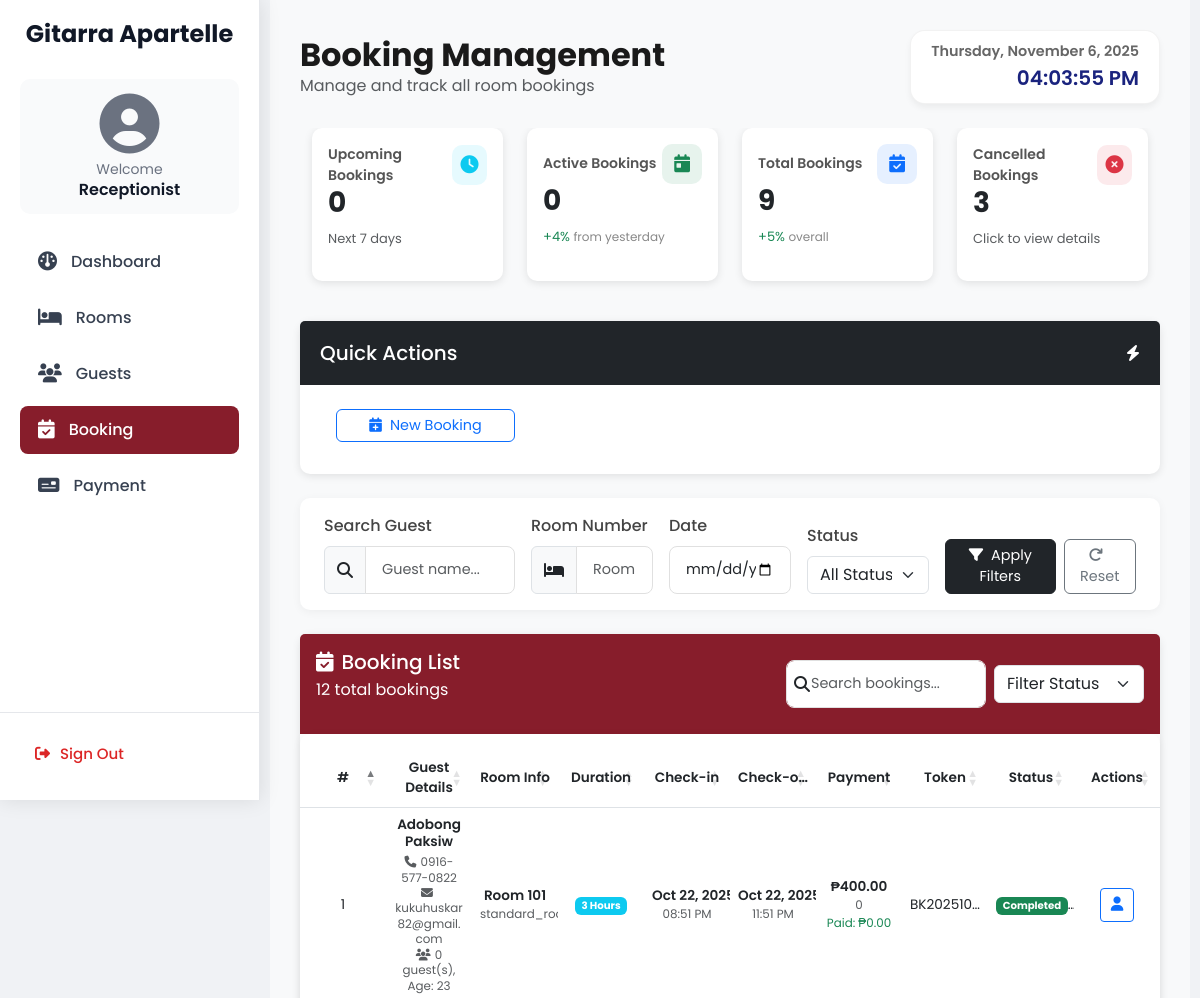
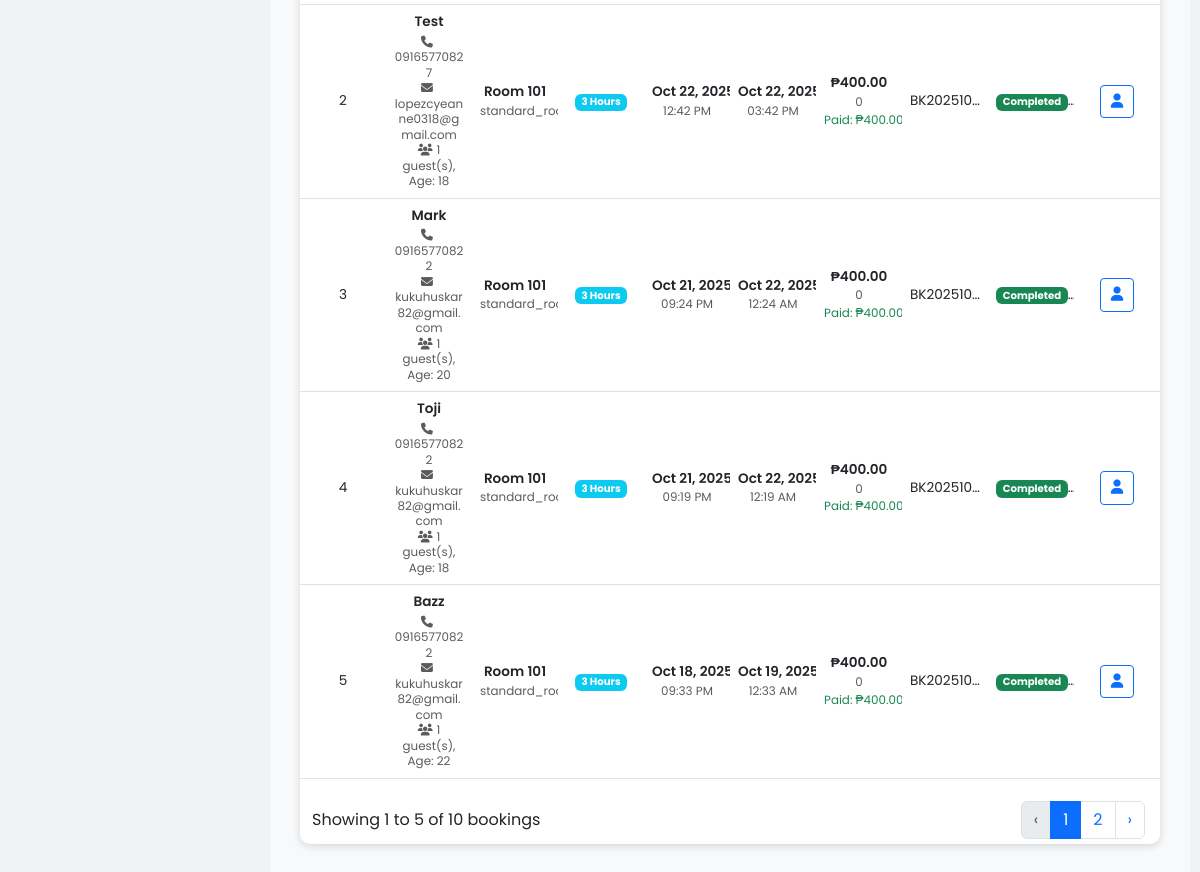
The app's page /receptionist-booking.php, older data (2 pictures, top to bottom).
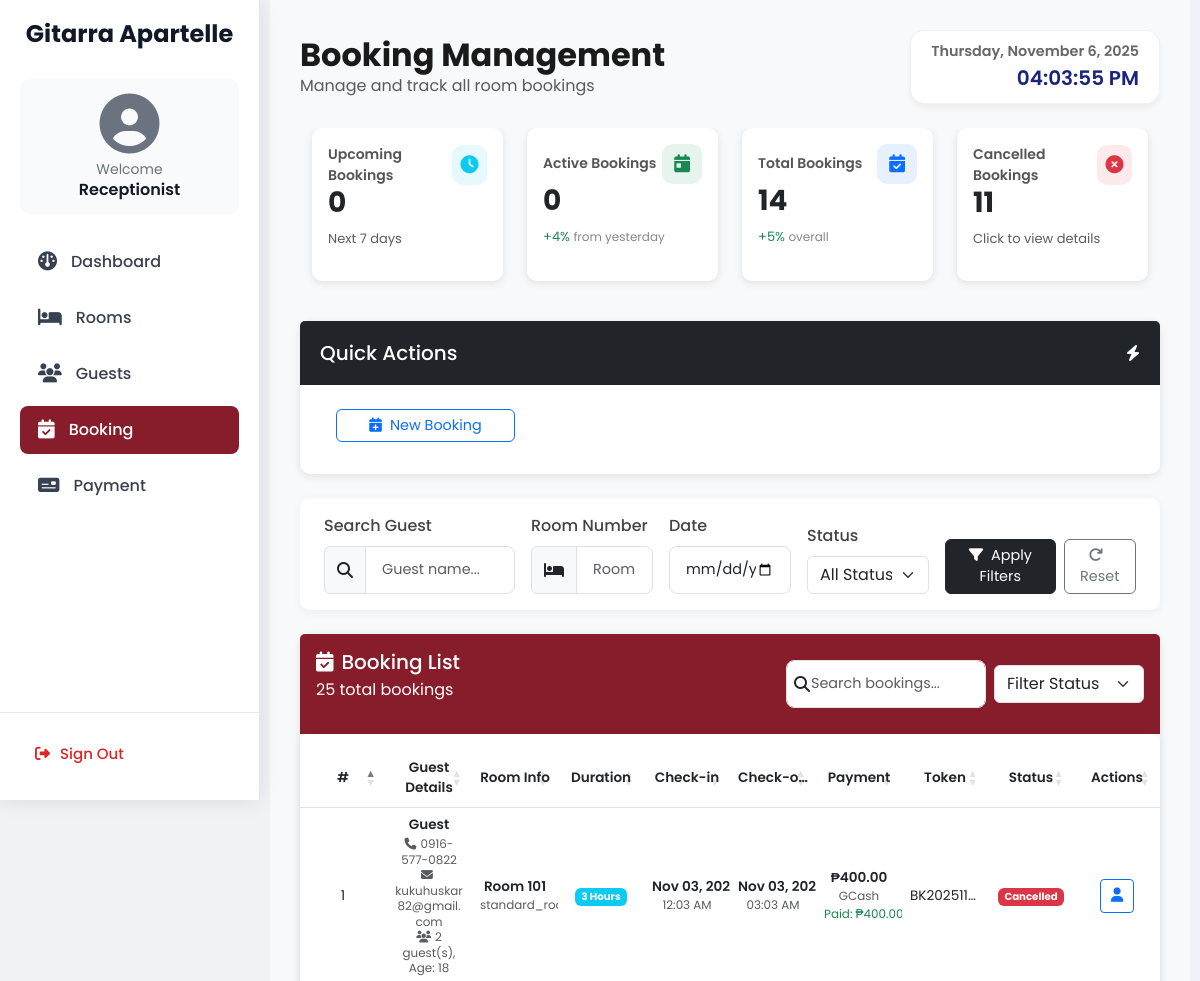
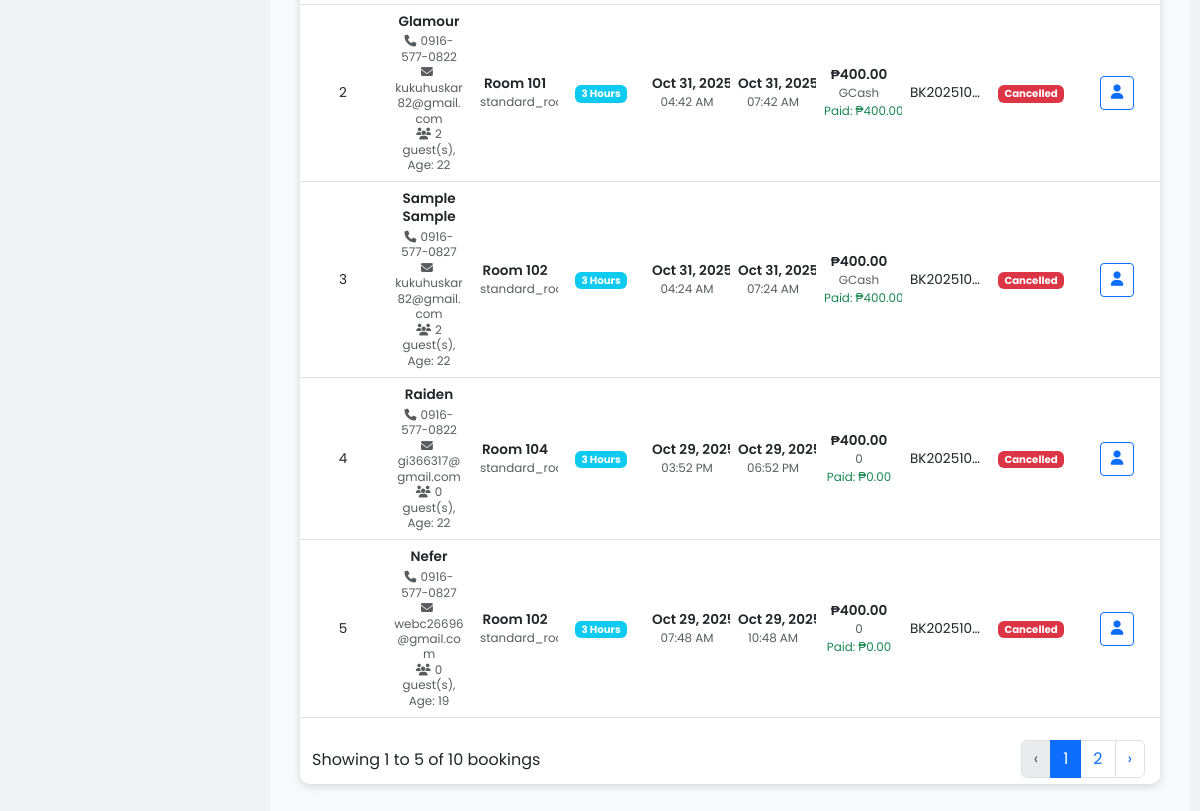
The same page, newer data (2 pictures, top to bottom).
### tables this page shows
CREATE TABLE `bookings` (
  `id` int NOT NULL,
  `guest_name` varchar(100) DEFAULT NULL,
  `email` varchar(255) DEFAULT NULL,
  `address` text,
  `telephone` varchar(20) DEFAULT NULL,
  `age` int DEFAULT NULL,
  `num_people` int DEFAULT NULL,
  `room_number` varchar(10) DEFAULT NULL,
  `duration` varchar(10) DEFAULT NULL,
  `payment_mode` varchar(10) DEFAULT NULL,
  `reference_number` varchar(50) DEFAULT NULL,
  `booking_token` varchar(20) DEFAULT NULL,
  `amount_paid` double DEFAULT NULL,
  `total_price` double DEFAULT NULL,
  `change_amount` double DEFAULT NULL,
  `start_date` datetime DEFAULT NULL,
  `end_date` datetime DEFAULT NULL,
  `status` varchar(20) NOT NULL DEFAULT 'upcoming',
  `created_at` timestamp NULL DEFAULT CURRENT_TIMESTAMP,
  `cancellation_reason` text,
  `cancelled_by` int DEFAULT NULL,
  `cancelled_at` datetime DEFAULT NULL
);

CREATE TABLE `rooms` (
  `id` int NOT NULL,
  `room_number` int NOT NULL,
  `room_type` enum('single','twin_room','standard_room','studio','suite','queen_room','executive_room','suites','accessible_room','hollywood_twin_room','king_room','studio_hotel_rooms','villa','double_hotel_rooms','honeymoon_suite','penthouse_suite','single_hotel_rooms','adjoining_room','presidential_suite','connecting_rooms','quad_room','deluxe_room','double_room','triple_room') NOT NULL,
  `status` enum('available','booked','occupied','maintenance') NOT NULL DEFAULT 'available',
  `created_at` timestamp NULL DEFAULT CURRENT_TIMESTAMP,
  `updated_at` timestamp NULL DEFAULT CURRENT_TIMESTAMP ON UPDATE CURRENT_TIMESTAMP,
  `price_3hrs` decimal(10,2) NOT NULL DEFAULT '0.00',
  `price_6hrs` decimal(10,2) NOT NULL DEFAULT '0.00',
  `price_12hrs` decimal(10,2) NOT NULL DEFAULT '0.00',
  `price_24hrs` decimal(10,2) NOT NULL DEFAULT '0.00',
  `price_ot` decimal(10,2) NOT NULL DEFAULT '0.00',
  `is_archived` tinyint(1) DEFAULT '0',
  `archived_at` datetime DEFAULT NULL
);

### receptionist-booking.php (the view, shortened to what the changed rows need)
<?php
require_once 'database.php';
$conn->query("
    UPDATE bookings
    SET status = 'active'
    WHERE start_date <= NOW()
      AND end_date > NOW()
      AND status NOT IN ('cancelled', 'completed')
");
$conn->query("
    UPDATE bookings
    SET status = 'completed'
    WHERE end_date <= NOW()
      AND status NOT IN ('cancelled', 'completed')
");
$conn->query("
    UPDATE bookings
    SET status = 'active'
    WHERE start_date <= NOW()
      AND end_date > NOW()
      AND status NOT IN ('cancelled', 'completed')
");
$conn->query("
    UPDATE bookings
    SET status = 'completed'
    WHERE end_date <= NOW()
      AND status NOT IN ('cancelled', 'completed')
");
$params = [];
$types = "";
$limit = 10;
$page = max((int)($_GET['page'] ?? 1), 1);
$offset = ($page - 1) * $limit;
$query = "SELECT b.*, r.room_type FROM bookings b
          LEFT JOIN rooms r ON b.room_number = r.room_number";
$query .= " ORDER BY b.start_date DESC LIMIT ?, ?";
$types .= "ii";
$params[] = $offset;
$params[] = $limit;
$stmt = $conn->prepare($query);
if (!empty($params)) {
    $stmt->bind_param($types, ...$params);
}
$stmt->execute();
$result = $stmt->get_result();
$total_bookings_query = "SELECT COUNT(*) as total FROM bookings b WHERE b.status != 'cancelled'";
$total_bookings_result = $conn->query($total_bookings_query);
$total_bookings = $total_bookings_result->fetch_assoc()['total'] ?? 0;
$cancelled_bookings_query = "SELECT COUNT(*) as total FROM bookings b WHERE b.status = 'cancelled'";
$cancelled_bookings_result = $conn->query($cancelled_bookings_query);
$cancelled_bookings = $cancelled_bookings_result->fetch_assoc()['total'] ?? 0;
$count_query = "SELECT COUNT(*) as total FROM bookings b LEFT JOIN rooms r ON b.room_number = r.room_number";
$count_stmt = $conn->prepare($count_query);
$count_stmt->execute();
$count_result = $count_stmt->get_result();
$total_records = $count_result->fetch_assoc()['total'];
?>
<!DOCTYPE html>
<html lang="en">
<head>
    <link href="https://cdn.jsdelivr.net/npm/bootstrap@5.3.0/dist/css/bootstrap.min.css" rel="stylesheet">
    <link rel="stylesheet" href="https://cdnjs.cloudflare.com/ajax/libs/font-awesome/6.4.2/css/all.min.css">
<link rel="stylesheet" href="https://cdn.datatables.net/1.13.6/css/dataTables.bootstrap5.min.css">
    <link href="style.css" rel="stylesheet">
</head>
<body>
  <?php include __DIR__ . '/includes/get-notifications.php'; ?>
    <div class="content">
        <div class="d-flex justify-content-between align-items-center mb-4">
            <div>
                <h2 class="fw-bold mb-0">Booking Management</h2>
            </div>
        </div>
        <div class="row mb-4">
            <div class="col-md-3 mb-3">
                <div class="card stat-card h-100 p-3">
                    <div class="d-flex justify-content-between align-items-center">
                        <p class="stat-title">Total Bookings</p>
                        <div class="stat-icon bg-primary bg-opacity-10 text-primary">
                        </div>
                    </div>
                    <h3 class="fw-bold mb-1"><?= $total_bookings ?></h3>
                    <p class="stat-change text-success">+5% <span>overall</span></p>
                </div>
            </div>
            <div class="col-md-3 mb-3">
                <div class="card stat-card h-100 p-3 clickable-card" onclick="showCancelledBookings()">
                    <div class="d-flex justify-content-between align-items-center">
                        <p class="stat-title">Cancelled Bookings</p>
                        <div class="stat-icon bg-danger bg-opacity-10 text-danger">
                        </div>
                    </div>
                    <h3 class="fw-bold mb-1"><?= $cancelled_bookings ?></h3>
                    <p class="stat-change text-muted">Click to view details</p>
                </div>
            </div>
        </div>
<div class="card mb-4" id="bookingList">
  <div class="card-header d-flex justify-content-between align-items-center p-3" style="background-color: #871D2B;">
    <div>
      <h2 class="h5 mb-0 text-white">
        <i class="fas fa-calendar-check me-2 text-white"></i>Booking List
      </h2>
      <p class="text-sm text-white mt-1"><?= $total_records ?> total bookings</p>
    </div>
  </div>
  <div class="card-body p-0">
    <div class="table-responsive">
      <table id="bookingTable" class="table table-hover align-middle mb-0" style="width:100%;">
        <thead class="bg-gray-50 border-bottom border-gray-200">
          <tr>
            <th class="sorting px-4 py-3">#</th>
            <th class="sorting px-4 py-3">Guest Details</th>
            <th class="sorting px-4 py-3">Room Info</th>
            <th class="sorting px-4 py-3">Duration</th>
            <th class="sorting px-4 py-3">Check-in</th>
            <th class="sorting px-4 py-3">Check-out</th>
            <th class="sorting px-4 py-3">Payment</th>
            <th class="sorting px-4 py-3">Token</th>
            <th class="sorting px-4 py-3">Status</th>
            <th class="sorting px-4 py-3 text-center no-print">Actions</th>
          </tr>
        </thead>
        <tbody>
                          <?php
if ($result->num_rows > 0) {
    $index = $offset + 1;
    while ($row = $result->fetch_assoc()):
        $latestCheckin = null;
        $lcStmt = $conn->prepare("
            SELECT check_in_date, check_out_date, status
            FROM checkins
            WHERE guest_name = ? AND room_number = ?
            ORDER BY check_in_date DESC
            LIMIT 1
        ");
        $lcStmt->bind_param("ss", $row['guest_name'], $row['room_number']);
        $lcStmt->execute();
        $lcRes = $lcStmt->get_result();
        if ($lcRes && $lcRow = $lcRes->fetch_assoc()) {
            $latestCheckin = $lcRow;
        }
        if ($row['status'] === 'completed') {
            $status_class = "bg-success";
            $status_text = "Completed";
        } elseif ($row['status'] === 'cancelled') {
            $status_class = "bg-danger";
            $status_text = "Cancelled";
        }
?>
                            <tr>
                                 <td><?= $index++ ?></td>
            <td class="text-center align-middle">
            <div class="guest-info">
                <div class="fw-semibold mb-1"><?= htmlspecialchars($row['guest_name']) ?></div>
                <div class="small text-muted"><i class="fas fa-phone me-1"></i><?= htmlspecialchars($row['telephone']) ?></div>
                <?php if (!empty($row['email'])): ?>
                <div class="small text-muted"><i class="fas fa-envelope me-1"></i><?= htmlspecialchars($row['email']) ?></div>
                <?php endif; ?>
                <div class="small text-muted"><i class="fas fa-users me-1"></i><?= $row['num_people'] ?> guest(s), Age: <?= $row['age'] ?></div>
            </div>
            </td>
            <td>
              <div class="fw-semibold">Room <?= htmlspecialchars($row['room_number']) ?></div>
              <div class="small text-muted"><?= htmlspecialchars($row['room_type'] ?? 'Standard') ?></div>
            </td>
            <td><span class="badge bg-info"><?= htmlspecialchars($row['duration']) ?> Hours</span></td>
            <td>
              <div class="fw-semibold"><?= date('M d, Y', strtotime($row['start_date'])) ?></div>
              <div class="small text-muted"><?= date('h:i A', strtotime($row['start_date'])) ?></div>
            </td>
            <td>
              <div class="fw-semibold"><?= date('M d, Y', strtotime($row['end_date'])) ?></div>
              <div class="small text-muted"><?= date('h:i A', strtotime($row['end_date'])) ?></div>
            </td>
            <td>
              <div class="fw-semibold">₱<?= number_format($row['total_price'], 2) ?></div>
              <div class="small text-muted"><?= htmlspecialchars($row['payment_mode']) ?></div>
              <div class="small text-success">Paid: ₱<?= number_format($row['amount_paid'], 2) ?></div>
            </td>
            <td><?= !empty($row['booking_token']) ? htmlspecialchars($row['booking_token']) : '<span class="text-muted">No token</span>' ?></td>
            <td><span class="badge <?= $status_class ?>"><?= $status_text ?></span></td>
            <td class="text-center">
            <div class="d-flex justify-content-center gap-2">
                <button class="btn btn-sm btn-outline-primary" onclick="viewGuestDetails(<?= $row['id'] ?>)" title="View"><i class="fas fa-user"></i></button>
            </div>
            </td>
          </tr>
          <?php endwhile; } ?>
        </tbody>
      </table>
    </div>
  </div>
</div>
</body>
</html>

Row changes from the older to the newer data that the page shows:
no longer on this page (row unchanged): bookings: guest_name "Adobong Paksiw", telephone "0916-577-0822", email "kukuhuskar82@gmail.com", num_people "0", age "23", room_number "10…", rooms.room_type "standard…", duration "3", start_date "Oct 22, 2…", start_date "08:51 PM", end_date "Oct 22, 2…", end_date "11:51 PM", total_price "400.00", payment_mode "0", amount_paid "0.00", booking_token "BK202510…", status "Complete…"
no longer on this page (row unchanged): bookings: guest_name "Test", telephone "09165770827", email "lopezcyeanne0318@gmail.com", num_people "1", age "18", room_number "10…", rooms.room_type "standard…", duration "3", start_date "Oct 22, 2…", start_date "12:42 PM", end_date "Oct 22, 2…", end_date "03:42 PM", total_price "400.00", payment_mode "0", amount_paid "400.00", booking_token "BK202510…", status "Complete…"
no longer on this page (row unchanged): bookings: guest_name "Mark", telephone "09165770822", email "kukuhuskar82@gmail.com", num_people "1", age "20", room_number "10…", rooms.room_type "standard…", duration "3", start_date "Oct 21, 2…", start_date "09:24 PM", end_date "Oct 22, 2…", end_date "12:24 AM", total_price "400.00", payment_mode "0", amount_paid "400.00", booking_token "BK202510…", status "Complete…"
no longer on this page (row unchanged): bookings: guest_name "Toji", telephone "09165770822", email "kukuhuskar82@gmail.com", num_people "1", age "18", room_number "10…", rooms.room_type "standard…", duration "3", start_date "Oct 21, 2…", start_date "09:19 PM", end_date "Oct 22, 2…", end_date "12:19 AM", total_price "400.00", payment_mode "0", amount_paid "400.00", booking_token "BK202510…", status "Complete…"
no longer on this page (row unchanged): bookings: guest_name "Bazz", telephone "09165770822", email "kukuhuskar82@gmail.com", num_people "1", age "22", room_number "10…", rooms.room_type "standard…", duration "3", start_date "Oct 18, 2…", start_date "09:33 PM", end_date "Oct 19, 2…", end_date "12:33 AM", total_price "400.00", payment_mode "0", amount_paid "400.00", booking_token "BK202510…", status "Complete…"
added bookings: guest_name "Guest", telephone "0916-577-0822", email "kukuhuskar82@gmail.com", num_people "2", age "18", room_number "10…", rooms.room_type "standard…", duration "3", start_date "Nov 03, 2…", start_date "12:03 AM", end_date "Nov 03, 2…", end_date "03:03 AM", total_price "400.00", payment_mode "GCash", amount_paid "400.00", booking_token "BK202511…", status "Cancelled"
added bookings: guest_name "Glamour", telephone "0916-577-0822", email "kukuhuskar82@gmail.com", num_people "2", age "22", room_number "10…", rooms.room_type "standard…", duration "3", start_date "Oct 31, 2…", start_date "04:42 AM", end_date "Oct 31, 2…", end_date "07:42 AM", total_price "400.00", payment_mode "GCash", amount_paid "400.00", booking_token "BK202510…", status "Cancelled"
added bookings: guest_name "Sample Sample", telephone "0916-577-0827", email "kukuhuskar82@gmail.com", num_people "2", age "22", room_number "10…", rooms.room_type "standard…", duration "3", start_date "Oct 31, 2…", start_date "04:24 AM", end_date "Oct 31, 2…", end_date "07:24 AM", total_price "400.00", payment_mode "GCash", amount_paid "400.00", booking_token "BK202510…", status "Cancelled"
added bookings: guest_name "Raiden", telephone "0916-577-0822", email "gi366317@gmail.com", num_people "0", age "22", room_number "10…", rooms.room_type "standard…", duration "3", start_date "Oct 29, 2…", start_date "03:52 PM", end_date "Oct 29, 2…", end_date "06:52 PM", total_price "400.00", payment_mode "0", amount_paid "0.00", booking_token "BK202510…", status "Cancelled"
added bookings: guest_name "Nefer", telephone "0916-577-0827", email "webc26696@gmail.com", num_people "0", age "19", room_number "10…", rooms.room_type "standard…", duration "3", start_date "Oct 29, 2…", start_date "07:48 AM", end_date "Oct 29, 2…", end_date "10:48 AM", total_price "400.00", payment_mode "0", amount_paid "0.00", booking_token "BK202510…", status "Cancelled"
Text that changed along with them:
$total_bookings: "9" → "14"
$cancelled_bookings: "3" → "11"
$total_records: "12" → "25"
